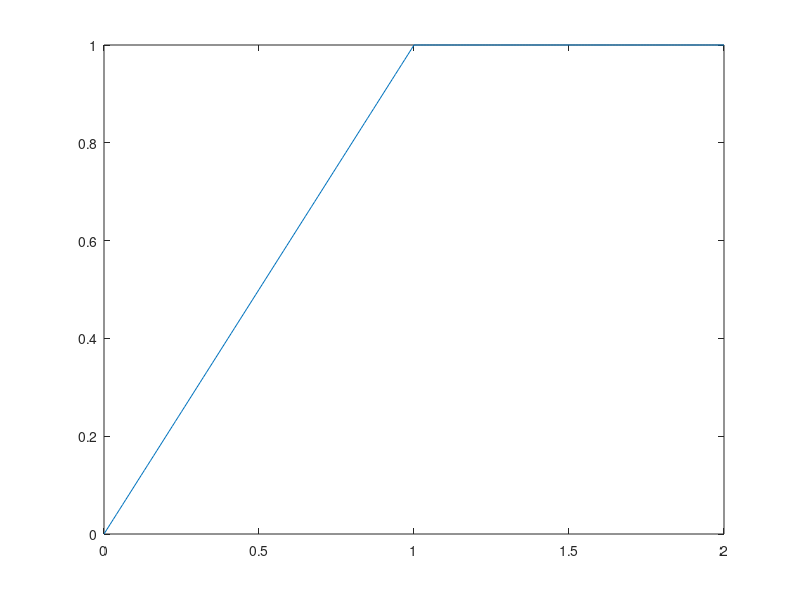

Here is the MATLAB script that generated this plot: (Note: this script raises an error after producing the figure.)
c=1;
close all
rng(1)
mu=1;
xa=0:0.01:2;


y=mu*(min(0,xa-c)+c);

plot(xa,y)

x=sdpvar(1);
s=sdpvar(1);
obj=abs(s-(x-c));
y=mu*(s+c);
a=optimizer([s<=0; ],obj,[],x,y)


ya=a(xa);
sQuadprog=quadprog(eye(8),-2*(x0-c),blkdiag(eye(4),zeros(4,4)),zeros(8,1),[],[])

hold on

plot(xa,ya)


%%
P = [
    [0, 1.0, 0.0, 0.0],
    [0.0, 0, 0.6, 0.4],
    [0.7, 0.3, 0, 0.0],
    [0.8, 0.2, 0, 0.0]
    ]';


mu = [    1.0,    8.0,    4.0,    4.0   ]';


horizon=1;
deltaT=0.1
c=sdpvar(4,horizon);
x0=sdpvar(4,horizon);
xDot=sdpvar(4,horizon);
s=sdpvar(4,horizon);
obj=1;
gap=x0-c;

constrI=[s<=0; ];
constrO=[];
for tIdx=1:horizon
    obj=obj+sum((s(:,tIdx)-gap(:,tIdx)).^2);
    constrI=[ xDot(:,tIdx)==(P-eye(4))*(mu.*(s(:,tIdx)+c(:,tIdx))); % P is zero on diagonal
        constrI];
end
for tIdx=1:horizon-1
    constrO=[ constrO; x0(:,tIdx+1)==x0(:,tIdx)+deltaT*xDot(:,tIdx); ];
end
%in=[x0(:,1);c(:)];
%stepOpt=optimizer(constr,obj,[],in,[xN;s;s-(x0-c)]);
%stepOpt=optimizer(constr,obj,sdpsettings('solver','gurobi'),in,[x0(:,2:end)]);
%kktInner=kkt(constr,obj,in);
x0R=100*ones(4,1)
tInt=[0,.1];
KKTCond=kkt(constrI,obj,[x0(:);c(:)])
%optimize([c>=1;c(2:4,:)<=16;x0(:,1)==x0R;constrO;x0>=0; ...
%        KKTCond; c(1,:)==1000],norm(x0(3,2:end)-75,1))
%%
optim=optimizer([c>=1;c(2:4,:)<=16;constrO;x0>=0; KKTCond; c(1,:)==1000],norm(x0(2:4,2:end)-75,1),[],[x0(:,1)],c)
figure
hold on
for kSim=1:200   
    %optimize([c>=1;c(2:4,:)<=16;x0(:,1)==x0R;constrO;x0>=0;  KKTCond; c(1,:)==1000],norm(x0(3,2:end)-75,1))
    cOpt=optim(x0R);
    %cOpt=value(c);
    %stepSystem(x0R,cOpt(:,1))';
    %value(xDot(:,1))';
    odeFun = @(t,x0 ) stepSystem(x0,[cOpt(:,1)]);
    [tff,x0ff]=ode15s(odeFun,tInt,x0R,[]);
    x0R=x0ff(end,:)'
    plot(tff,x0ff);
    tInt=tInt+diff(tInt);
end
title('comp constr')

%xopt=stepOpt([x0R; newC(:)]);
hold on
